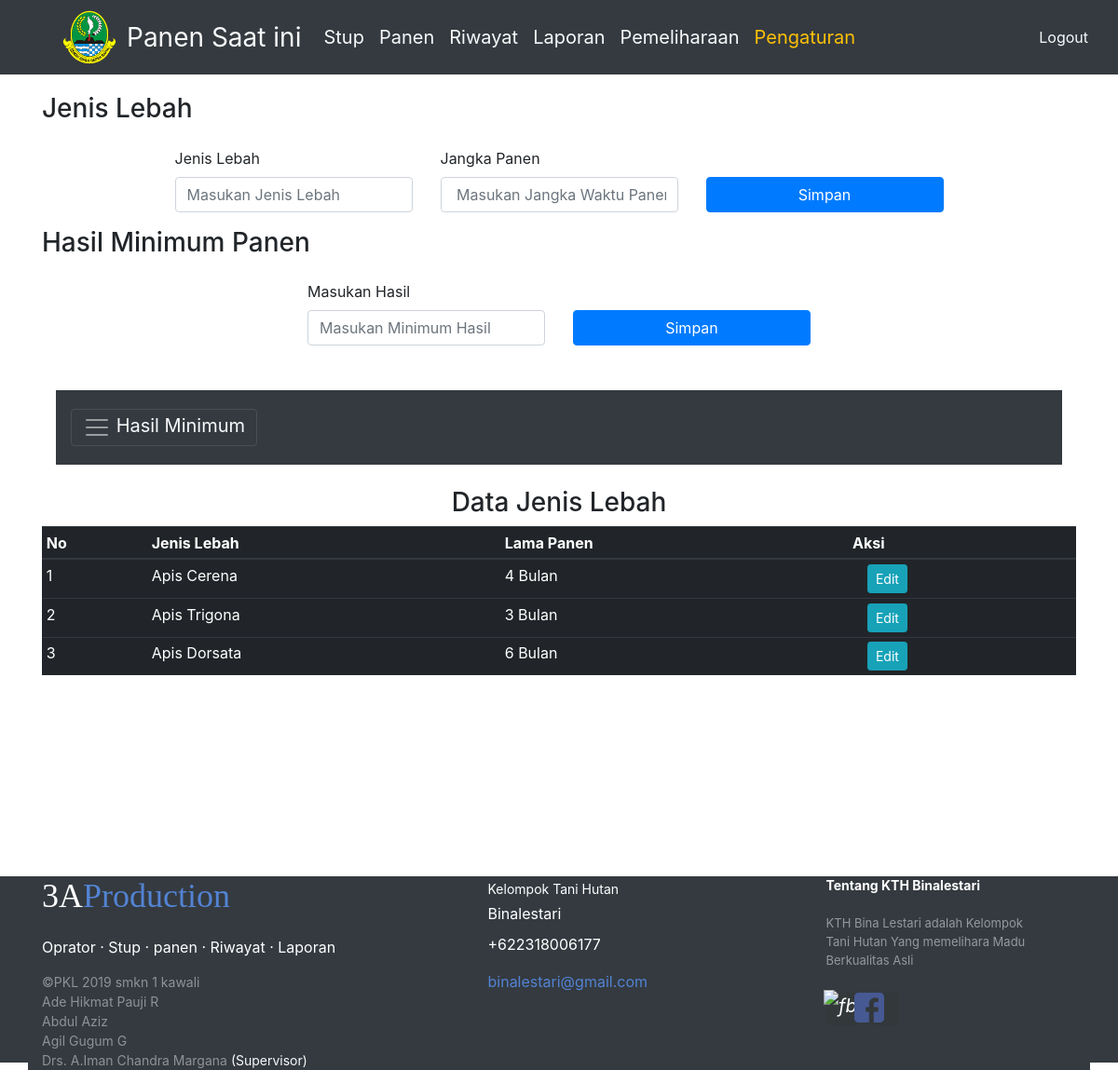
/oprator/pengaturan.php (signed in), run on the app's committed database.
### tables this page shows
CREATE TABLE `logo` (
  `id_logo` int(11) NOT NULL,
  `nama_logo` varchar(100) DEFAULT NULL,
  `untuk` varchar(100) NOT NULL
);

CREATE TABLE `jenis` (
  `id_jenis` int(11) NOT NULL,
  `nama_jenis` varchar(100) DEFAULT NULL,
  `jangka_panen` int(11) DEFAULT NULL
);

CREATE TABLE `contac` (
  `id_con` int(11) NOT NULL,
  `nohp` varchar(15) DEFAULT NULL,
  `email` varchar(100) DEFAULT NULL,
  `about` varchar(255) DEFAULT NULL,
  `fb` varchar(100) DEFAULT NULL
);

### sql/index.php (called while the page is built, shortened)
<?php
function tampil($key){
  $row=[];
  $query=mysql_query($key);
   while($rows=mysql_fetch_assoc($query)){
     $row[]=$rows;
   }
 return $row;
}

### oprator/pengaturan.php (the view, shortened to what this page needs)
<?php
require "../sql/index.php";
require "../validasi/index.php";
require "../random/index.php";
$tp="SELECT * FROM logo WHERE untuk='cdk'";
$pt=tampil($tp);
$logo=$pt[0]['nama_logo'];
?>
<!DOCTYPE html>
<html>
<head>
	<link rel="stylesheet" type="text/css" href="../bootstrap/css/bootstrap.css">
	<link rel="stylesheet" type="text/css" href="../css/lg.css">
	<link rel="stylesheet" type="text/css" href="../css/sm.css">
	<link rel="stylesheet" type="text/css" href="../css/style.css">
</head>
<body>
<section>
		<nav class="navbar navbar-expand-lg navbar-light bg-dark fixed-top">
		<img src="../admin/img/logo/<?=$logo?>">
	  <a class="navbar-brand text-light" href="index.php">Panen Saat ini</a>
	  <div class="collapse navbar-collapse" id="navbarNav">
		<ul class="navbar-nav">
			<li class="nav-item">
	        <a class="nav-link text-light" href="stup.php">Stup</a>
	        </li>
       <li>
          <a class="nav-link text-light" href="panen.php">Panen</a>
      </li>
      <li>
          <a class="nav-link text-light" href="riwayat.php">Riwayat</a>
      </li>
       <li>
          <a class="nav-link text-light" href="laporan.php">Laporan</a>
      </li>
      <li>
          <a class="nav-link text-light" href="pemeliharaan.php">Pemeliharaan</a>
      </li>
      <li>
          <a class="nav-link text-warning" href="pengaturan.php">Pengaturan</a>
      </li>
	    </ul>
	  </div>
	   <a class="nav-link text-light" onclick="return confirm('Apakah Anda ingin Keluar?');" href="../logout.php">Logout</a>
</nav>
</section>
<section>
<div class="container topp">
 <div class="row justify-content-center form-group">
  <div class="col-sm">
    <h3>Jenis Lebah</h3>
  </div>
 </div>
<form action="" method="post">
          <div class="row justify-content-center mt-3 form-group">
              <div class="col-lg-3">
               <label for="sel">Jenis Lebah</label>
               <input type="text" name="nama" class="form-control" placeholder="Masukan Jenis Lebah" required>
             </div>
             <div class="col-lg-3">
               <label for="sel">Jangka Panen</label>
               <input type="text" name="jangka" class="form-control" placeholder=" Masukan Jangka Waktu Panen" required>
             </div>
            <div class="col-lg-3 mt-2">
              <button type="submit" name="bahan" class="btn btn-primary btn-block mt-4">Simpan</button>
            </div>
           </div>
</form>
<div class="row justify-content-center form-group mt-3">
  <div class="col-sm">
    <h3>Hasil Minimum Panen</h3>
  </div>
 </div>
<form action="" method="post">
          <div class="row justify-content-center mt-3 form-group">
              <div class="col-lg-3">
               <label for="sel">Masukan Hasil</label>
               <input type="text" name="jml" class="form-control" placeholder="Masukan Minimum Hasil" required>
             </div>
            <div class="col-lg-3 mt-2">
              <button type="submit" name="hasil" class="btn btn-primary btn-block mt-4">Simpan</button>
            </div>
           </div>
</form>
 <div class="container mt-5">
<div class="pos-f-t">
      <nav class="navbar navbar-dark bg-dark">
        <button class="navbar-toggler" type="button" data-toggle="collapse" data-target="#daftaranggota" aria-controls="navbarToggleExternalContent" aria-expanded="false" aria-label="Toggle navigation">
          <span class="navbar-toggler-icon text-light"></span> <span class="text-light">Hasil Minimum</span>
        </button>
      </nav>
    </div>
</div>
<div class="row justify-content-center mt-2">
        <h3 class="mt-3 mb-2">Data Jenis Lebah</h3>
            <div class="container table-responsive" style="overflow-y: hidden;">
                <div data-role="main" class="ui-content">
                  <table data-role="table" class="table table-sm table-hover table-dark" >
                   <thead>
                   <tr>
                   <th>No</th>
                   <th>Jenis Lebah</th>
                   <th>Lama Panen</th>
                   <th>Aksi</th>
                   </tr>
                   </thead>
                   <tbody>
                   <?php
                   $aa=1;
                   $ku="SELECT * FROM jenis limit 5";
                  $ku=tampil($ku);
                   foreach($ku as $u):
                    ?>
                   <tr>
                   <td><?=$aa?></td>
                   <td><?=$u['nama_jenis']?></td>
                   <td><?=$u['jangka_panen']?> Bulan</td>
                   <td>
                   <a href=""  data-toggle="modal" data-target="#bah<?=$u['id_jenis']?>" class="btn btn-info ml-3 btn-sm">Edit</a></td>
                   </tr>
                   <?php $aa++; endforeach;?>
                   </tbody>
                  </table>
                </div>
          </div>
      </div>
</div>
</section>
<?php
$str="SELECT * FROM contac WHERE id_con='1'";
$row=tampil($str);
 ?>
<div class="container-fluid bg-dark" style="max-width: 100%; height:200px; margin-top: 200px;">
       <div class="container bg-dark mt-3">
       <footer class="footer-distributed">
                  <div class="footer-left">
                    <h3>3A<span>Production</span></h3>
                     <p class="footer-links">
                    <a href="index.php">Oprator</a>
                   ·                     <a href="stup.php">Stup</a>
                   ·                     <a href="panen.php">panen</a>
                   ·                     <a href="riwayat.php">Riwayat</a>
                   ·                     <a href="laporan.php">Laporan</a>
                     </p>
                     <p class="footer-company-name">&copy;PKL 2019 smkn 1 kawali</p>
                     <p class="footer-company-name">Ade Hikmat Pauji R</p>
                     <p class="footer-company-name">Abdul Aziz</p>
                     <p class="footer-company-name">Agil Gugum G</p>
                     <p class="footer-company-name">Drs. A.Iman Chandra Margana <span class="text-light">(Supervisor)</span></p>
                 </div>
                 <div class="footer-center">
                  <div>
                   <p><span>Kelompok Tani Hutan</span> Binalestari</p>
                  </div>
                  <div>
                    <p><?=$row[0]['nohp']?></p>
                  </div>
                  <div>
                    <p><a href="<?=$row[0]['email']?>"><?=$row[0]['email']?></a></p>
                  </div>
                 </div>
                 <div class="footer-right">
                  <p class="footer-company-about">
                    <span>Tentang KTH Binalestari</span>                     <?=$row[0]['about']?>
                  </p>
                  <div class="footer-icons">
                    <a href="<?=$row[0]['fb']?>"><i class="fa fa-linkedin"><img src="https://img.icons8.com/color/48/000000/gmail.png" class="img-fluid" style="margin-left: -20px; max-height: 40px; position: absolute; max-width: 55px; margin-top: -3px;" alt="fb"></i></a>
                    <a href="<?=$row[0]['fb']?>"><i class="fa fa-linkedin"><img src="../admin/img/logo/fb.svg" class="img-fluid" style="margin-left: -30px; position: absolute; max-width: 55px; max-height: 32px;" alt="fb"></i></a>
                  </div>
                 </div>
             </footer>
               </div>
           </div>
</body>
</html>

### css/lg.css (style rules this page uses)
.navbar img { width:60px; height:50px; }
.navbar-brand { font-size: 15px; }
.topp { margin-top:200px; }
@media (min-width: 992px) { .navbar img { width:60px; height:60px; margin-left:50px; margin-right:10px; } }
@media (min-width: 992px) { .navbar { height: 80px; } }
@media (min-width: 992px) { .navbar-nav { font-size: 20px; } }
@media (min-width: 992px) { .navbar-brand { font-size: 28px; } }
@media (min-width: 992px) { table tr td { box-sizing: border-box; } }
@media (min-width: 992px) { .topp { margin-top:100px; } }

### css/sm.css (style rules this page uses)
.footer-distributed .footer-left, .footer-distributed .footer-center, .footer-distributed .footer-right { display: inline-block; vertical-align: top; }
.footer-distributed .footer-left { width: 40%; }
.footer-distributed h3 { color: #ffffff; font: normal 36px 'Cookie', cursive; margin: 0; }
.footer-distributed h3 span { color: #5383d3; }
.footer-distributed .footer-links { color: #ffffff; margin: 20px 0 12px; padding: 0; }
.footer-distributed .footer-links a { display:inline-block; line-height: 1.8; text-decoration: none; color: inherit; }
.footer-distributed .footer-company-name { color: #8f9296; font-size: 14px; font-weight: normal; margin: 0; }
.footer-distributed .footer-center { width: 35%; }
.footer-distributed .footer-center p { display: inline-block; color: #ffffff; vertical-align: middle; margin:0; }
.footer-distributed .footer-center p span { display:block; font-weight: normal; font-size:14px; line-height:2; }
.footer-distributed .footer-center p a { color: #5383d3; text-decoration: none;; }
.footer-distributed .footer-right { width: 20%; }
.footer-distributed .footer-company-about { line-height: 20px; color: #92999f; font-size: 13px; font-weight: normal; margin: 0; }
.footer-distributed .footer-company-about span { display: block; color: #ffffff; font-size: 14px; font-weight: bold; margin-bottom: 20px; }
.footer-distributed .footer-icons { margin-top: 25px; }
.footer-distributed .footer-icons a { display: inline-block; width: 35px; height: 35px; cursor: pointer; background-color: #33383b; border-radius: 2px; font-size: 20px; color: #ffffff; text-align: center; line-height: 35px; margin-right: 3px; margin-bottom: 5px; }

### data on the page
logo: nama_logo (picture)
jenis: nama_jenis "Apis Cerena", jangka_panen "4"
jenis: nama_jenis "Apis Trigona", jangka_panen "3"
jenis: nama_jenis "Apis Dorsata", jangka_panen "6"
contac: nohp "+622318006177", email "binalestari@gmail.com", about "KTH Bina Lestari adalah Kelompok Tani Hutan Yang memelihara Madu Berkualitas Asli"
